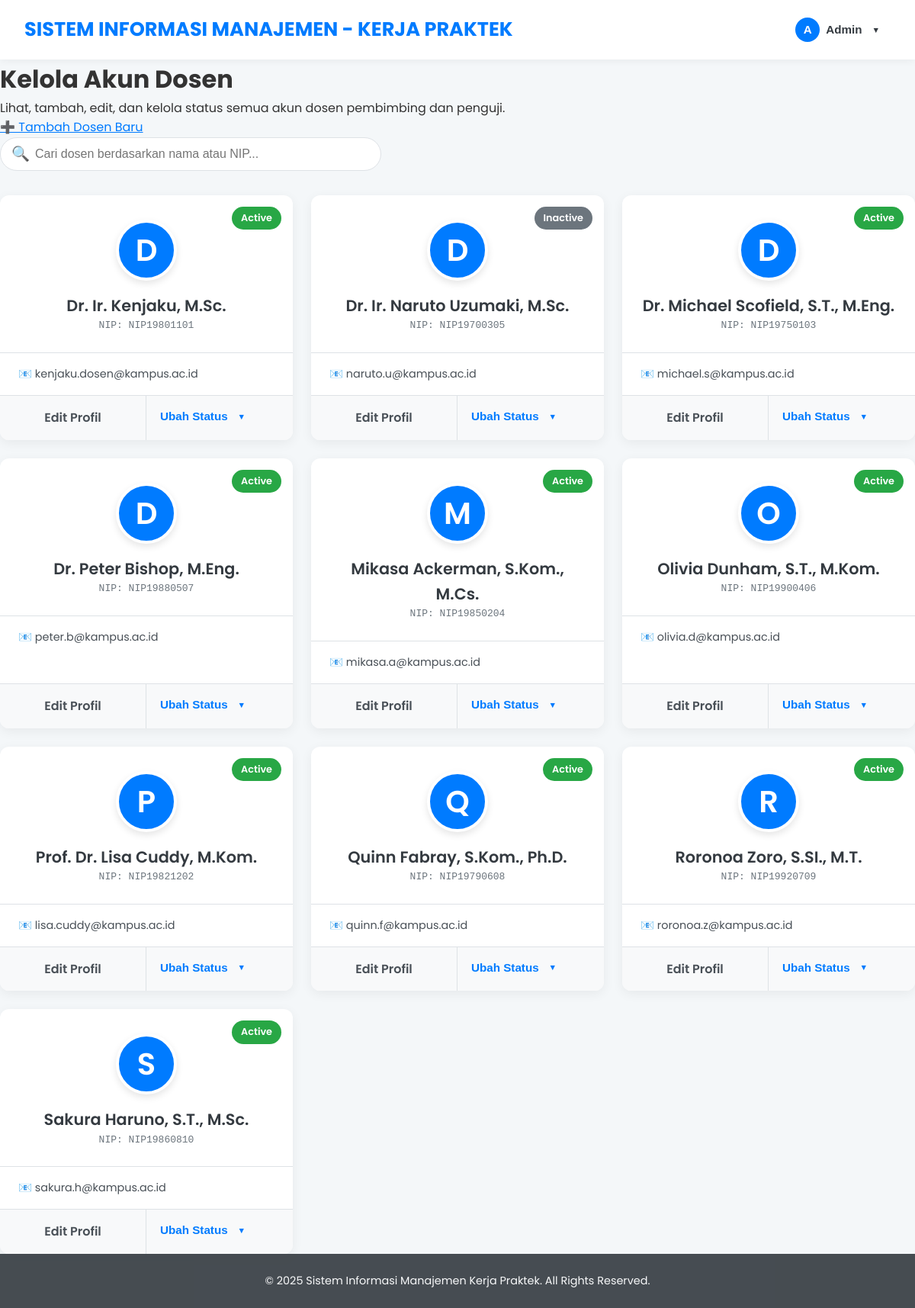
Screenshot of /admin_prodi/pengguna_dosen_kelola.php (signed in) with the database file from the repository.
### tables this page shows
CREATE TABLE `dosen_pembimbing` (
  `nip` varchar(20) NOT NULL,
  `password` varchar(100) NOT NULL,
  `nama_dosen` varchar(100) NOT NULL,
  `email` varchar(100) NOT NULL,
  `status_akun` enum('active','inactive') DEFAULT 'active',
  `created_at` timestamp NOT NULL DEFAULT CURRENT_TIMESTAMP,
  `updated_at` timestamp NOT NULL DEFAULT CURRENT_TIMESTAMP ON UPDATE CURRENT_TIMESTAMP
);

### admin_prodi/pengguna_dosen_kelola.php (the view, shortened to what this page needs)
<?php
require_once '../config/db_connect.php';
$list_dosen = [];
$error_message = '';
if ($conn) {
    $result_dosen = $conn->query("SELECT nip, nama_dosen, email, status_akun FROM dosen_pembimbing ORDER BY nama_dosen ASC");
    if ($result_dosen) {
        while ($row = $result_dosen->fetch_assoc()) {
            $list_dosen[] = $row;
        }
    } else {
        $error_message = "Gagal mengambil data dosen: " . $conn->error;
    }
} else {
    $error_message = "Koneksi database gagal.";
}
$page_title = "Kelola Akun Dosen";
require_once '../includes/header.php';
?>
<div class="main-content-full">
    <div class="list-container">
        <div class="list-header">
            <h1><?php echo htmlspecialchars($page_title); ?></h1>
            <p>Lihat, tambah, edit, dan kelola status semua akun dosen pembimbing dan penguji.</p>
            <a href="pengguna_dosen_tambah.php" class="btn btn-primary">➕ Tambah Dosen Baru</a>
        </div>
        <div class="filter-search-container">
            <div class="search-wrapper">
                <input type="text" id="userSearchInput" placeholder="Cari dosen berdasarkan nama atau NIP...">
                <span class="search-icon">🔍</span>
            </div>
        </div>
        <?php if (empty($list_dosen) && empty($error_message)): ?>
            <div class="message info">
                <h4>Data Kosong</h4>
                <p>Belum ada data dosen yang terdaftar. Silakan tambahkan dosen baru.</p>
            </div>
        <?php else: ?>
            <div class="user-card-grid" id="userCardGrid">
                <?php foreach ($list_dosen as $dosen): ?>
                    <div class="user-card">
                        <div class="card-header-status status-dosen-<?php echo strtolower(htmlspecialchars($dosen['status_akun'])); ?>">
                            <?php echo ucfirst(htmlspecialchars($dosen['status_akun'])); ?>
                        </div>
                        <div class="card-main-info">
                            <div class="user-avatar"><?php echo strtoupper(substr($dosen['nama_dosen'], 0, 1)); ?></div>
                            <h4 class="user-name"><?php echo htmlspecialchars($dosen['nama_dosen']); ?></h4>
                            <p class="user-id">NIP: <?php echo htmlspecialchars($dosen['nip']); ?></p>
                        </div>
                        <div class="card-contact-info">
                            <span>📧 <?php echo htmlspecialchars($dosen['email']); ?></span>
                        </div>
                        <div class="card-actions">
                            <a href="pengguna_dosen_edit.php?nip=<?php echo htmlspecialchars($dosen['nip']); ?>" class="btn btn-secondary" title="Edit">Edit Profil</a>
                            <div class="dropdown">
                                <button class="btn btn-primary dropdown-toggle" title="Ubah Status">Ubah Status</button>
                            </div>
                        </div>
                    </div>
                <?php endforeach; ?>
            </div>
        <?php endif; ?>
    </div>
</div>
<?php
require_once '../includes/footer.php';
?>

### includes/header.php (style rules this page uses)
:root { --primary-color: #007BFF; --primary-hover: #0056b3; --secondary-color: #6c757d; --dark-color: #343a40; --light-color: #f8f9fa; --background-color: #f4f7f9; --text-color: #333; --border-color: #dee2e6; --card-shadow: 0 4px 15px rgba(0,0,0,0.06); --border-radius: 12px; }
* { box-sizing: border-box; }
body, h1, h2, h3, h4, h5, h6, p, ul, ol { margin: 0; padding: 0; }
body { font-family: 'Poppins', sans-serif; line-height: 1.6; background-color: var(--background-color); color: var(--text-color); display: flex; flex-direction: column; min-height: 100vh; }
.dropdown { position: relative; display: inline-block; }
.dropdown-toggle { background-color: transparent; color: var(--dark-color); padding: 8px 12px; font-size: 0.95em; font-weight: 500; border: 2px solid transparent; cursor: pointer; display: flex; align-items: center; gap: 8px; border-radius: 50px; transition: all 0.3s ease; }
.dropdown-toggle::after { content: '▼'; font-size: 0.7em; margin-left: 5px; transition: transform 0.3s ease; }

### admin_prodi/pengguna_dosen_kelola.php (style rules this page uses)
.status-dosen-active { background-color: #28a745; }
.status-dosen-inactive { background-color: #6c757d; }
.user-card-grid { display: grid; grid-template-columns: repeat(auto-fit, minmax(320px, 1fr)); gap: 1.5rem; }
.user-card { background-color: #fff; border-radius: var(--border-radius); box-shadow: var(--card-shadow); display: flex; flex-direction: column; overflow: hidden; position: relative; transition: transform 0.3s ease, box-shadow 0.3s ease; }
.card-header-status { position: absolute; top: 15px; right: 15px; padding: 5px 12px; border-radius: 20px; font-size: 0.8em; font-weight: 600; color: #fff; }
.card-main-info { padding: 2rem 1.5rem 1.5rem; text-align: center; border-bottom: 1px solid var(--border-color); }
.user-avatar { width: 80px; height: 80px; border-radius: 50%; background-color: var(--primary-color); color: white; display: inline-flex; align-items: center; justify-content: center; font-size: 2.5em; font-weight: 600; margin-bottom: 1rem; border: 4px solid #fff; box-shadow: 0 4px 10px rgba(0,0,0,0.1); }
.user-name { margin: 0; font-size: 1.3em; font-weight: 600; color: var(--dark-color); }
.user-id { margin: 0; color: var(--secondary-color); font-family: monospace; }
.card-contact-info { padding: 1rem 1.5rem; display: flex; flex-direction: column; gap: 0.5rem; font-size: 0.9em; }
.card-contact-info span { color: #495057; word-break: break-all; }
.card-actions { margin-top: auto; display: grid; grid-template-columns: 1fr 1fr; background-color: #f8f9fa; border-top: 1px solid var(--border-color); }
.card-actions .btn { padding: 1rem; border-radius: 0; text-align: center; text-decoration: none; font-weight: 600; transition: background-color 0.3s ease; }
.btn.btn-secondary { border-right: 1px solid var(--border-color); color: #495057; }
.btn.btn-primary { background-color: transparent; color: var(--primary-color); }
.dropdown { position: relative; }
.dropdown-toggle::after { content: ' ▼'; font-size: 0.7em; }
.filter-search-container { margin-bottom: 2rem; }
.search-wrapper { position: relative; max-width: 500px; }
#userSearchInput { width: 100%; padding: 12px 20px 12px 45px; border: 1px solid var(--border-color); border-radius: 50px; font-size: 1em; transition: all 0.3s ease; }
.search-icon { position: absolute; left: 15px; top: 50%; transform: translateY(-50%); font-size: 1.2em; color: var(--secondary-color); }

### rows the page displays
dosen_pembimbing: status_akun "Active", nama_dosen "D", nama_dosen "Dr. Ir. Kenjaku, M.Sc.", nip "NIP19801101", email "kenjaku.dosen@kampus.ac.id"
dosen_pembimbing: status_akun "Inactive", nama_dosen "D", nama_dosen "Dr. Ir. Naruto Uzumaki, M.Sc.", nip "NIP19700305", email "naruto.u@kampus.ac.id"
dosen_pembimbing: status_akun "Active", nama_dosen "D", nama_dosen "Dr. Michael Scofield, S.T., M.Eng.", nip "NIP19750103", email "michael.s@kampus.ac.id"
dosen_pembimbing: status_akun "Active", nama_dosen "D", nama_dosen "Dr. Peter Bishop, M.Eng.", nip "NIP19880507", email "peter.b@kampus.ac.id"
dosen_pembimbing: status_akun "Active", nama_dosen "M", nama_dosen "Mikasa Ackerman, S.Kom., M.Cs.", nip "NIP19850204", email "mikasa.a@kampus.ac.id"
dosen_pembimbing: status_akun "Active", nama_dosen "O", nama_dosen "Olivia Dunham, S.T., M.Kom.", nip "NIP19900406", email "olivia.d@kampus.ac.id"
dosen_pembimbing: status_akun "Active", nama_dosen "P", nama_dosen "Prof. Dr. Lisa Cuddy, M.Kom.", nip "NIP19821202", email "lisa.cuddy@kampus.ac.id"
dosen_pembimbing: status_akun "Active", nama_dosen "Q", nama_dosen "Quinn Fabray, S.Kom., Ph.D.", nip "NIP19790608", email "quinn.f@kampus.ac.id"
dosen_pembimbing: status_akun "Active", nama_dosen "R", nama_dosen "Roronoa Zoro, S.SI., M.T.", nip "NIP19920709", email "roronoa.z@kampus.ac.id"
dosen_pembimbing: status_akun "Active", nama_dosen "S", nama_dosen "Sakura Haruno, S.T., M.Sc.", nip "NIP19860810", email "sakura.h@kampus.ac.id"

### other values shown
substr($user_nama, 0, 1) "A"
explode(' ', $user_nama)[0] "Admin"
$page_title "Kelola Akun Dosen"
